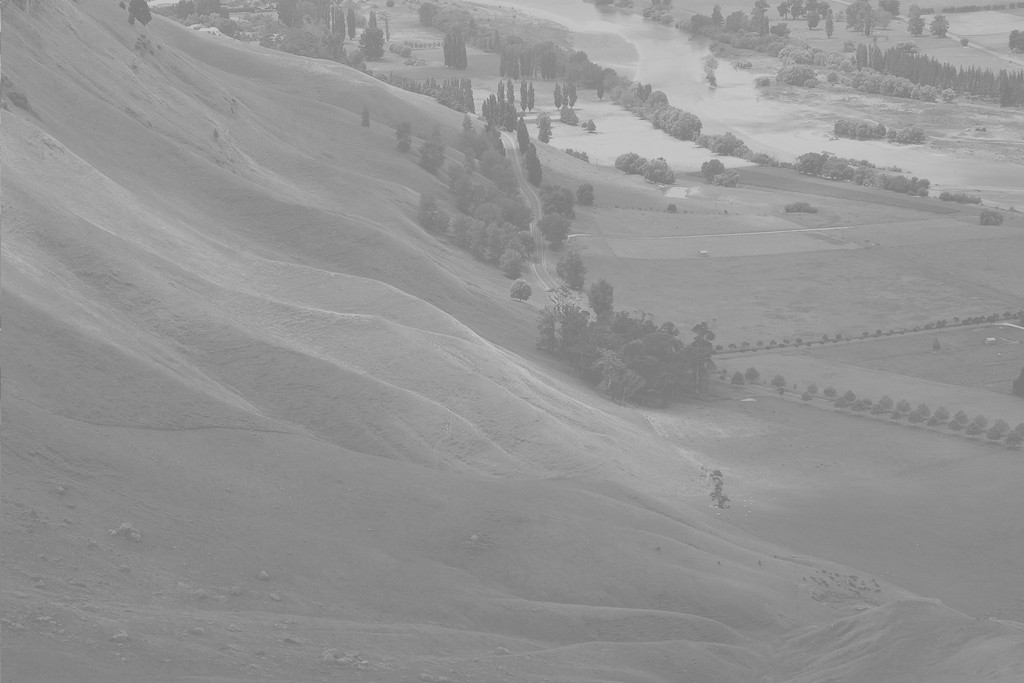
#> input picture histogram equalization/Unequalized.jpg, 1024 x 683 px, found by its file name
$ jupyter execute histogram_equalization1.ipynb
#> lines starting #> are read from the running program, lines starting #| are printed output that depends on the picture
[cell 1]
import numpy as np
import matplotlib.pyplot as plt
import seaborn as sns
from scipy import stats

from PIL import Image

[cell 2]
# https://towardsdatascience.com/histogram-equalization-5d1013626e64#:~:text=Histogram%20Equalization%20is%20a%20computer,intensity%20range%20of%20the%20image.


# histogram equalization on an arbitrary histogram
import numpy as np
def calcNormCdf(im, bins,histRange):
    # Step 1: Calculate PDF (normalize histogram by number of pixels)
    histogram, edges = np.histogram(im, bins,histRange)
    pdf = histogram / float(np.sum(histogram))

    # Step 2: Calculate normalized CDF
    cdf = np.cumsum(pdf)
    return cdf,pdf,edges

def histeq(im,bins=256,):
    histRange = (0,bins)
    # Step 2: Calculate normalized CDF from the pdf (hitogram normalized by number of values)
    cdf,pdf,edges = calcNormCdf(im, bins,histRange)
    # Step 3: Map intensities (pixel mapping lookup table)

    transform_map={}
    for i in range(cdf.shape[0]):
        transform_map[i] = int(np.floor((bins-1)* cdf[i]))
    # [10 lines of commented-out code are left out]
    img_list = list(im.flatten())
    # transform pixel values to equalize
    eq_img_list = [transform_map[p] for p in img_list]
    # reshape and write back into img_array
    im_equalized = np.reshape(np.asarray(eq_img_list), im.shape)

    cdf_eq,pdf_eq,edges_eq = calcNormCdf(im_equalized, bins,histRange)


    return im_equalized ,(cdf,cdf_eq),(pdf,pdf_eq), (edges,edges_eq)


im = np.array(Image.open("histogram equalization/Unequalized.jpg"))
#> im is the input picture: shape (683, 1024, 3); min 114, max 208, mean 148
# r, g, b = im[:,:,0],im[:,:,1],im[:,:,2]
# eq_image,cdf,pdf = histeq(r)
eq_im = im.copy()
for i in range(3):
    eq_image,cdf,pdf,edges = histeq(im[:,:,i])
    eq_im[:,:,i] = eq_image
#> this loop made 3 passes
#> pass 1, in histeq, `im_equalized = np.reshape(np.asarray(eq_img_list), im.shape)`:
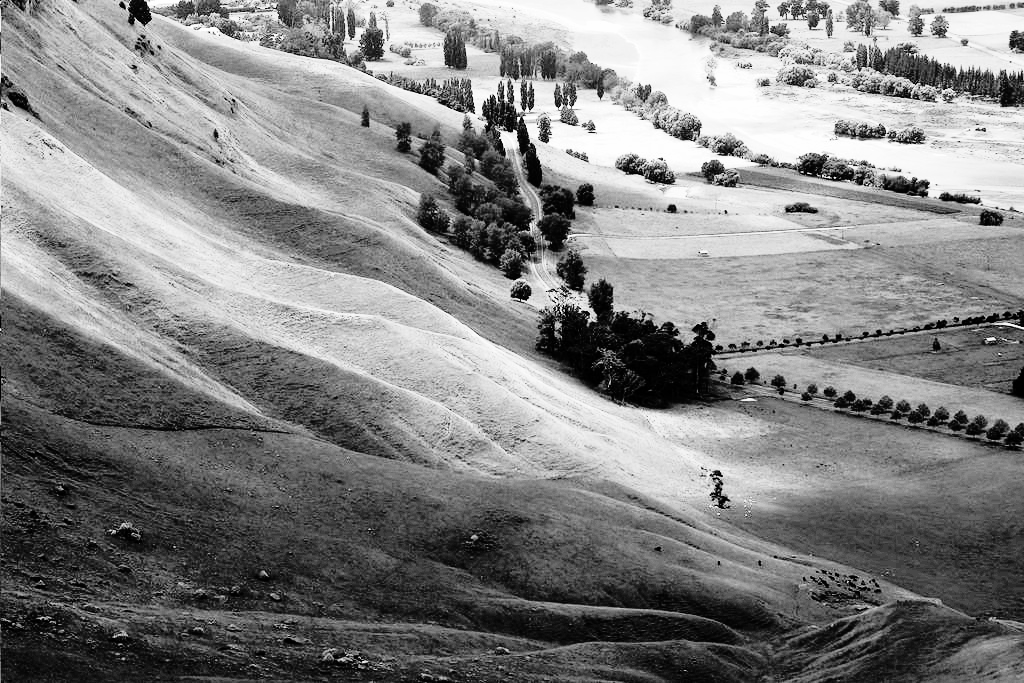
#> im_equalized: shape (683, 1024) int64; min 0, max 255, mean 130
#> `[cell 2] # https://towardsdatascience.com/histogram-equalization-5d101..`:
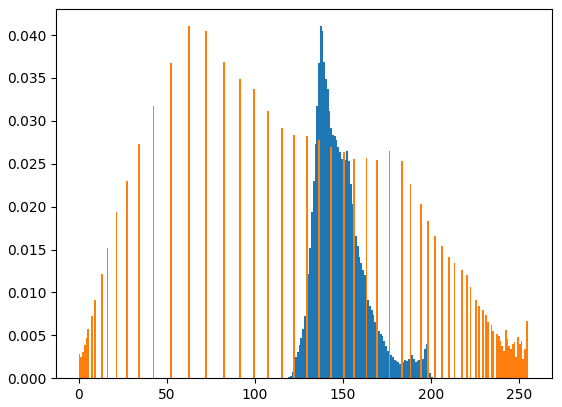
#> figure drawn by matplotlib, 1 panel
#> `[cell 2] # https://towardsdatascience.com/histogram-equalization-5d101..`:
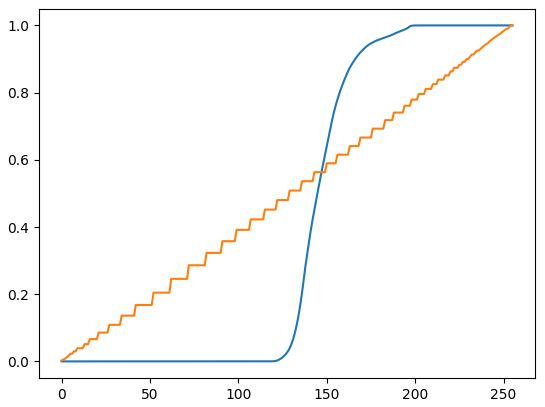
#> figure drawn by matplotlib, 1 panel; curve peaks at x = 208, y = 1; curve peaks at x = 255, y = 1


plt.figure()
plt.stairs(pdf[0], edges[0], fill=True)
plt.stairs(pdf[1], edges[1], fill=True)
plt.figure()
plt.plot(cdf[0])
plt.plot(cdf[1])
# [5 lines of commented-out code are left out]

[cell 3]
# https://towardsdatascience.com/histogram-equalization-5d1013626e64#:~:text=Histogram%20Equalization%20is%20a%20computer,intensity%20range%20of%20the%20image.


# histogram equalization on an arbitrary histogram
import numpy as np
def calcNormCdf(im, bins,range):
    # Step 1: Calculate PDF (normalize histogram by number of pixels)
    # histogram, edges = np.histogram(im, bins,range )
#> called with bins = 256, range = (0, 256)
    histogram, edges = np.histogram(im,bins )
#> histogram = 256 values, max 28701 at index 62, min 0 at index 6, mean 2732; edges = 257 values from 0 to 255
#> im: shape (683, 1024)
    pdf = histogram / float(np.sum(histogram))
#> pdf = 256 values, max 0.041 at index 62, min 0 at index 6, mean 0.00391

    # Step 2: Calculate normalized CDF
    cdf = np.cumsum(pdf)
#> cdf = 256 values from 0.00278 to 1
    return cdf,pdf,edges

def mutualHisteq(im1,im2,bins=256,):
    histRange = (0,bins)
    # Step 2: Calculate normalized CDF from the pdf (hitogram normalized by number of values)
    cdf1,pdf1,edges1 = calcNormCdf(im1, bins,histRange)
#> cdf1 = 256 values from 0.00278 to 1; pdf1 has the same summary as pdf in calcNormCdf; edges1 = 257 values from 0 to 255
    cdf2,pdf2,edges2 = calcNormCdf(im2, bins,histRange)
#> cdf2 = 256 values from 1.43e-06 to 1; pdf2 = 256 values, max 0.041 at index 62, min 0 at index 1, mean 0.00391; edges2 = 257 values from 114 to 208
    # cdf2= -np.arange(255)/255
    # Step 3: Map intensities (pixel mapping lookup table)

    transform_map_original={}
    for i in range(cdf2.shape[0]):
        transform_map_original[i] = int(np.floor(bins* cdf2[i]))
#> after the loop, transform_map_original = 256 items

    transform_map1={}
    for i in range(cdf1.shape[0]):
        transform_map1[i] = int(np.floor((bins-1)* cdf1[i]))
#> after the loop, transform_map1 = 256 items
    transform_map2_inv = {}

    transform_map2_inv = np.floor((bins-1) * cdf2).astype(int)
#> transform_map2_inv = 256 values from 0 to 255
    transform_map2={}
    for i in np.unique(transform_map2_inv):
        arr = np.where(transform_map2_inv == i)[0]
        val = arr[int(np.round(len(arr)/2))]
        transform_map2[i] = val
#> this loop made 68 passes
#> (i, arr, val) on passes 8 to 19: (9, [40, 41, 42], 42), (13, [43, 44, 45], 45), (16, [46, 47, 48], 48), (21, [49, 50], 50), (27, [51, 52, 53], 53), (34, [54, 55, 56], 56), (42, [57, 58], 58), (52, [59, 60, 61], 61), (62, [62, 63, 64], 64), (72, [65, 66, 67], 67), (82, [68, 69], 69), (91, [70, 71, 72], 72)
#> (arr, val) on passes 2 to 7: ([24, 25, 26], 26), ([27, 28], 28), ([29, 30, 31], 31), ([32, 33, 34], 34), ([35, 36, 37], 37), ([38, 39], 39)
#> after the loop, transform_map2 = 68 items
    # [6 lines of commented-out code are left out]


    tot = {}
    for key in transform_map1.keys():
        # tot[key] = transform_map2[transform_map1[key]]
        tot[transform_map2[transform_map1[key]]] = key
#> after the loop, tot = 68 items

    # [13 lines of commented-out code are left out]
    img_list = list(im1.flatten())
#> img_list = 699392 items
    # transform pixel values to equalize
    # eq_img_list = [transform_map1[p] for p in img_list]
    eq_img_list1 = [transform_map1[p] for p in img_list]
#> eq_img_list1 = 699392 items
    eq_img_list2 = [transform_map2[p] for p in eq_img_list1]
#> eq_img_list2 = 699392 items

    # eq_img_list2 = eq_img_list1
    # reshape and write back into img_array
    im_equalized = np.reshape(np.asarray(eq_img_list2), im2.shape)
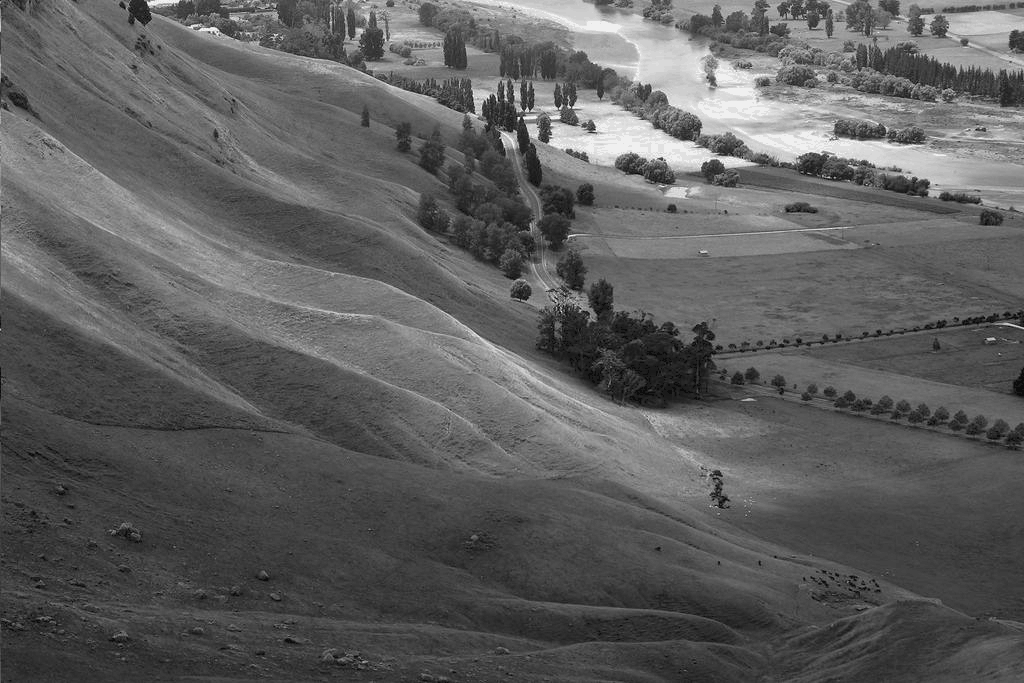
#> im_equalized: shape (683, 1024) int64; min 12, max 255, mean 93.8

    cdf_eq,pdf_eq,edges_eq = calcNormCdf(im_equalized,  bins,histRange)
#> cdf_eq = 256 values from 0.00278 to 1; pdf_eq = 256 values, max 0.041 at index 54, min 0 at index 1, mean 0.00391; edges_eq = 257 values from 12 to 255
    # histRange = (-255,255)

    return im_equalized ,(cdf1,cdf2,cdf_eq),(pdf1,pdf2,pdf_eq),(edges1,edges2,edges_eq)


# im = np.array(Image.open("Unequalized.jpg"))
# r, g, b = im[:,:,0],im[:,:,1],im[:,:,2]
# eq_image,cdf,pdf = histeq(r)
output_image,cdf,pdf,edges = mutualHisteq(eq_im[:,:,i],im[:,:,i],)
# [4 lines of commented-out code are left out]

for i in range( 3):
    plt.figure(figsize = (12,6))
    plt.xticks(np.arange(min(edges[i]), max(edges[i])+1, 10.0))
    plt.stairs(pdf[i], edges[i], fill=True)
#> `[cell 3] # https://towardsdatascience.com/histogram-equalization-5d101..`:
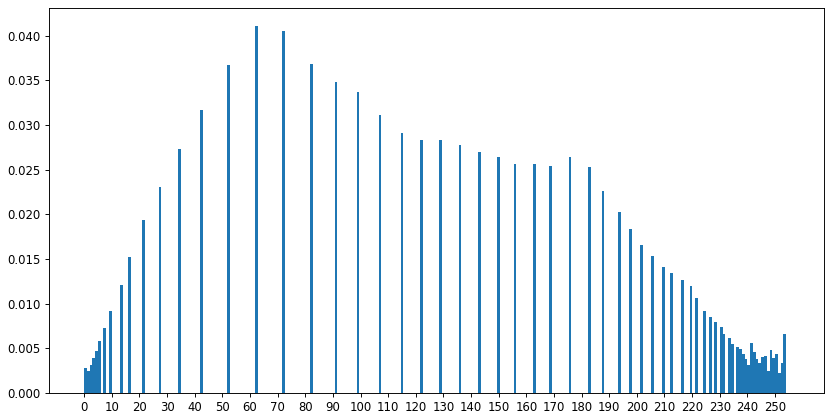
#> figure drawn by matplotlib, 1 panel
#> `[cell 3] # https://towardsdatascience.com/histogram-equalization-5d101..`:
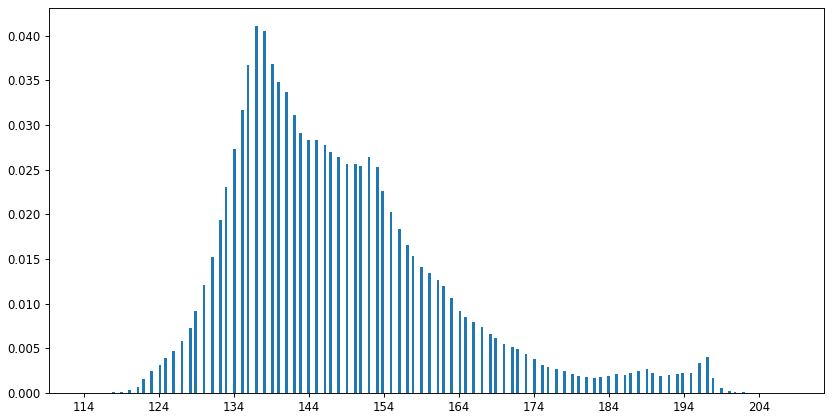
#> figure drawn by matplotlib, 1 panel
#> `[cell 3] # https://towardsdatascience.com/histogram-equalization-5d101..`:
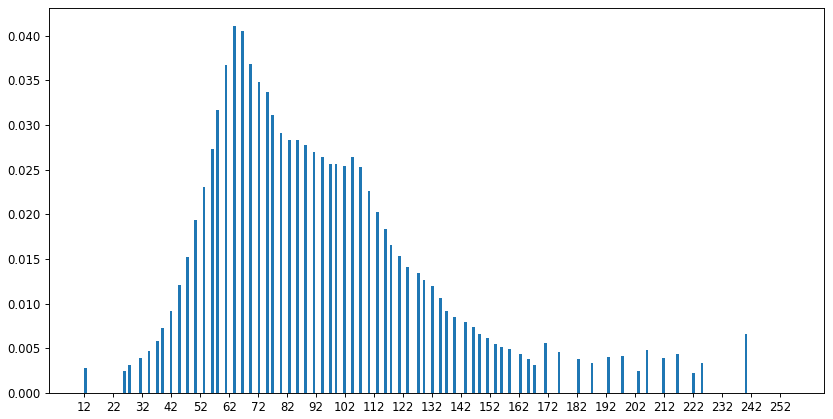
#> figure drawn by matplotlib, 1 panel
#> `[cell 3] # https://towardsdatascience.com/histogram-equalization-5d101..`:
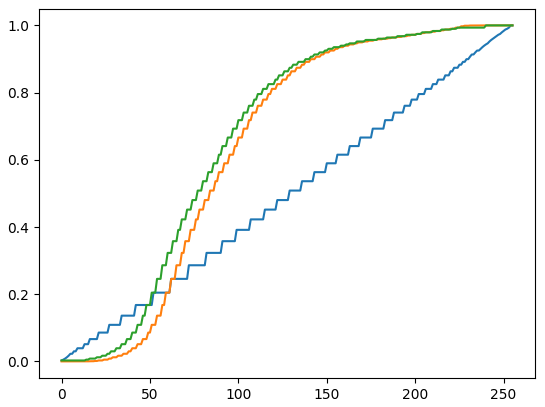
#> figure drawn by matplotlib, 1 panel; curve peaks at x = 255, y = 1; curve peaks at x = 255, y = 1; curve peaks at x = 255, y = 1

# [6 lines of commented-out code are left out]


plt.figure()
plt.plot(cdf[0])
plt.plot(cdf[1])
plt.plot(cdf[2])
# [5 lines of commented-out code are left out]

[cell 4]
x = np.random.normal(loc = 0, scale = 1, size = int(1e4))
#> x = 10000 values, max 3.8 at index 3118, min -3.74 at index 3752, mean -0.0184
y1 = np.sin(500*2*np.pi*np.arange(x.shape[0])/x.shape[0])
#> y1 = 10000 values, max 1 at index 5, min -1 at index 15, mean -6.96e-17
y2 = np.random.gamma(1, 1, x.shape[0])
#> y2 = 10000 values, max 10.18 at index 2258, min 0.000166 at index 1913, mean 1.01

x1 = x + y1
#> x1 = 10000 values, max 4.24 at index 3447, min -4.33 at index 3752, mean -0.0184
x2 = x + y2
#> x2 = 10000 values, max 10.51 at index 2258, min -2.95 at index 3752, mean 0.99

sns.kdeplot(x1)
sns.kdeplot(x2)
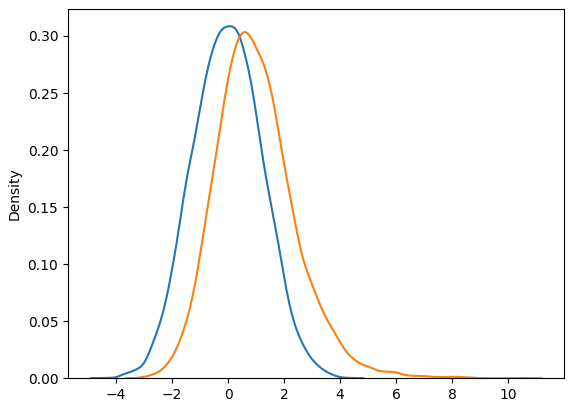
#> figure drawn by matplotlib, 1 panel; curve peaks at x = 0.0765, y = 0.309; curve peaks at x = 0.615, y = 0.304
